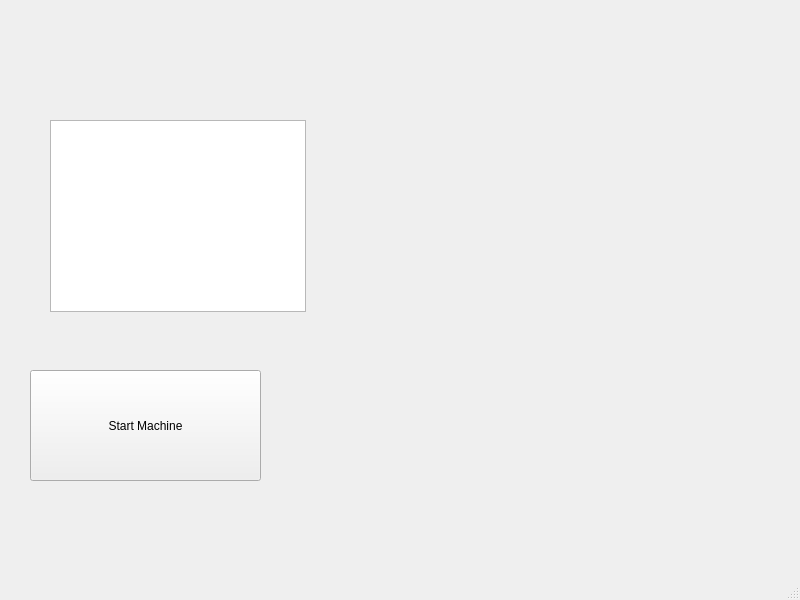
<?xml version="1.0" encoding="UTF-8"?>
<ui version="4.0">
 <class>MainWindow</class>
 <widget class="QMainWindow" name="MainWindow">
  <property name="geometry">
   <rect>
    <x>0</x>
    <y>0</y>
    <width>800</width>
    <height>600</height>
   </rect>
  </property>
  <property name="windowTitle">
   <string>MainWindow</string>
  </property>
  <widget class="QWidget" name="centralwidget">
   <widget class="QPushButton" name="startButton">
    <property name="geometry">
     <rect>
      <x>30</x>
      <y>370</y>
      <width>231</width>
      <height>111</height>
     </rect>
    </property>
    <property name="text">
     <string>Start Machine</string>
    </property>
   </widget>
   <widget class="QTextBrowser" name="textBrowser">
    <property name="geometry">
     <rect>
      <x>50</x>
      <y>120</y>
      <width>256</width>
      <height>192</height>
     </rect>
    </property>
   </widget>
  </widget>
  <widget class="QMenuBar" name="menubar">
   <property name="geometry">
    <rect>
     <x>0</x>
     <y>0</y>
     <width>800</width>
     <height>21</height>
    </rect>
   </property>
  </widget>
  <widget class="QStatusBar" name="statusbar"/>
 </widget>
 <resources/>
 <connections/>
</ui>
